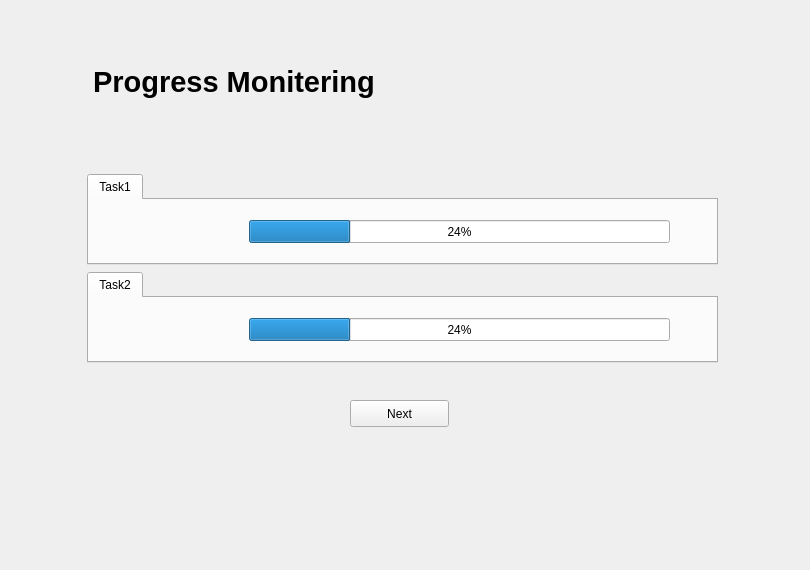
    <widget class="QWidget" name="progress_monitor">
     <widget class="QLabel" name="label_3">
      <property name="geometry">
       <rect>
        <x>0</x>
        <y>-40</y>
        <width>801</width>
        <height>561</height>
       </rect>
      </property>
      <property name="text">
       <string/>
      </property>
      <property name="pixmap">
       <pixmap resource="test.qrc">:/test/taskpage.jpg</pixmap>
      </property>
     </widget>
     <widget class="QLabel" name="label_7">
      <property name="geometry">
       <rect>
        <x>93</x>
        <y>46</y>
        <width>331</width>
        <height>71</height>
       </rect>
      </property>
      <property name="font">
       <font>
        <pointsize>22</pointsize>
        <weight>75</weight>
        <bold>true</bold>
       </font>
      </property>
      <property name="text">
       <string>Progress Monitering</string>
      </property>
     </widget>
     <widget class="QTabWidget" name="Task_1_progress_2">
      <property name="enabled">
       <bool>true</bool>
      </property>
      <property name="geometry">
       <rect>
        <x>87</x>
        <y>272</y>
        <width>631</width>
        <height>91</height>
       </rect>
      </property>
      <widget class="QWidget" name="tabWidgetPage1_4">
       <attribute name="title">
        <string>Task2</string>
       </attribute>
       <widget class="QLabel" name="progress_2_label">
        <property name="geometry">
         <rect>
          <x>80</x>
          <y>13</y>
          <width>111</width>
          <height>31</height>
         </rect>
        </property>
        <property name="font">
         <font>
          <pointsize>14</pointsize>
          <weight>75</weight>
          <bold>true</bold>
         </font>
        </property>
        <property name="text">
         <string/>
        </property>
       </widget>
       <widget class="QProgressBar" name="progressBar_2">
        <property name="geometry">
         <rect>
          <x>160</x>
          <y>20</y>
          <width>421</width>
          <height>23</height>
         </rect>
        </property>
        <property name="value">
         <number>24</number>
        </property>
       </widget>
      </widget>
     </widget>
     <widget class="QTabWidget" name="Task_1_progress">
      <property name="enabled">
       <bool>true</bool>
      </property>
      <property name="geometry">
       <rect>
        <x>87</x>
        <y>174</y>
        <width>631</width>
        <height>91</height>
       </rect>
      </property>
      <widget class="QWidget" name="tabWidgetPage1_2">
       <attribute name="title">
        <string>Task1</string>
       </attribute>
       <widget class="QLabel" name="progress_1_label">
        <property name="geometry">
         <rect>
          <x>80</x>
          <y>13</y>
          <width>111</width>
          <height>31</height>
         </rect>
        </property>
        <property name="font">
         <font>
          <pointsize>14</pointsize>
          <weight>75</weight>
          <bold>true</bold>
         </font>
        </property>
        <property name="text">
         <string/>
        </property>
       </widget>
       <widget class="QProgressBar" name="progressBar_1">
        <property name="geometry">
         <rect>
          <x>160</x>
          <y>20</y>
          <width>421</width>
          <height>23</height>
         </rect>
        </property>
        <property name="value">
         <number>24</number>
        </property>
       </widget>
      </widget>
     </widget>
     <widget class="QPushButton" name="pushButton_3">
      <property name="geometry">
       <rect>
        <x>350</x>
        <y>400</y>
        <width>99</width>
        <height>27</height>
       </rect>
      </property>
      <property name="text">
       <string>Next</string>
      </property>
     </widget>
    </widget>
